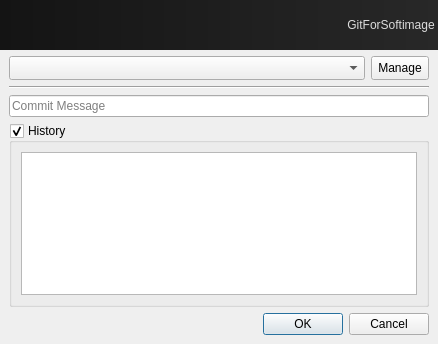
<?xml version="1.0" encoding="UTF-8"?>
<ui version="4.0">
 <class>Dialog</class>
 <widget class="QDialog" name="Dialog">
  <property name="geometry">
   <rect>
    <x>0</x>
    <y>0</y>
    <width>438</width>
    <height>344</height>
   </rect>
  </property>
  <property name="windowTitle">
   <string>GitForSoftimage</string>
  </property>
  <layout class="QVBoxLayout" name="verticalLayout">
   <property name="margin">
    <number>0</number>
   </property>
   <item>
    <widget class="QLabel" name="banner_label">
     <property name="sizePolicy">
      <sizepolicy hsizetype="Preferred" vsizetype="Minimum">
       <horstretch>0</horstretch>
       <verstretch>0</verstretch>
      </sizepolicy>
     </property>
     <property name="minimumSize">
      <size>
       <width>0</width>
       <height>50</height>
      </size>
     </property>
     <property name="maximumSize">
      <size>
       <width>16777215</width>
       <height>50</height>
      </size>
     </property>
     <property name="styleSheet">
      <string notr="true">font: 75 bold italic 18pt &quot;Trebuchet MS&quot;;
color: rgb(220, 220, 220);
background-color: qlineargradient(spread:pad, x1:0, y1:0, x2:1, y2:0, stop:0 rgba(20, 20, 20, 255), stop:1 rgba(40, 40, 40, 255));</string>
     </property>
     <property name="text">
      <string>GitForSoftimage </string>
     </property>
     <property name="alignment">
      <set>Qt::AlignRight|Qt::AlignTrailing|Qt::AlignVCenter</set>
     </property>
    </widget>
   </item>
   <item>
    <layout class="QVBoxLayout" name="contents_layout">
     <property name="leftMargin">
      <number>9</number>
     </property>
     <property name="rightMargin">
      <number>9</number>
     </property>
     <property name="bottomMargin">
      <number>9</number>
     </property>
     <item>
      <layout class="QHBoxLayout" name="branch_layout">
       <item>
        <widget class="QComboBox" name="branch_comboBox">
         <property name="minimumSize">
          <size>
           <width>0</width>
           <height>24</height>
          </size>
         </property>
        </widget>
       </item>
       <item>
        <widget class="QToolButton" name="branch_button">
         <property name="minimumSize">
          <size>
           <width>24</width>
           <height>24</height>
          </size>
         </property>
         <property name="text">
          <string>Manage</string>
         </property>
         <property name="toolButtonStyle">
          <enum>Qt::ToolButtonTextBesideIcon</enum>
         </property>
        </widget>
       </item>
      </layout>
     </item>
     <item>
      <widget class="Line" name="separator_line">
       <property name="orientation">
        <enum>Qt::Horizontal</enum>
       </property>
      </widget>
     </item>
     <item>
      <widget class="QLineEdit" name="message_lineEdit">
       <property name="text">
        <string/>
       </property>
       <property name="placeholderText">
        <string>Commit Message</string>
       </property>
      </widget>
     </item>
     <item>
      <widget class="QGroupBox" name="history_groupBox">
       <property name="title">
        <string>History</string>
       </property>
       <property name="flat">
        <bool>true</bool>
       </property>
       <property name="checkable">
        <bool>true</bool>
       </property>
       <layout class="QVBoxLayout" name="verticalLayout_2">
        <item>
         <widget class="QTableWidget" name="history_tableWidget">
          <property name="tabKeyNavigation">
           <bool>false</bool>
          </property>
          <property name="showDropIndicator" stdset="0">
           <bool>false</bool>
          </property>
          <property name="selectionMode">
           <enum>QAbstractItemView::SingleSelection</enum>
          </property>
          <property name="selectionBehavior">
           <enum>QAbstractItemView::SelectRows</enum>
          </property>
          <property name="showGrid">
           <bool>false</bool>
          </property>
          <property name="sortingEnabled">
           <bool>true</bool>
          </property>
          <property name="wordWrap">
           <bool>false</bool>
          </property>
          <property name="cornerButtonEnabled">
           <bool>false</bool>
          </property>
          <attribute name="horizontalHeaderHighlightSections">
           <bool>false</bool>
          </attribute>
          <attribute name="verticalHeaderVisible">
           <bool>false</bool>
          </attribute>
          <attribute name="verticalHeaderDefaultSectionSize">
           <number>20</number>
          </attribute>
          <attribute name="verticalHeaderHighlightSections">
           <bool>false</bool>
          </attribute>
         </widget>
        </item>
       </layout>
      </widget>
     </item>
     <item>
      <spacer name="verticalSpacer">
       <property name="orientation">
        <enum>Qt::Vertical</enum>
       </property>
       <property name="sizeHint" stdset="0">
        <size>
         <width>20</width>
         <height>40</height>
        </size>
       </property>
      </spacer>
     </item>
     <item>
      <widget class="QDialogButtonBox" name="ok_buttonBox">
       <property name="standardButtons">
        <set>QDialogButtonBox::Cancel|QDialogButtonBox::Ok</set>
       </property>
      </widget>
     </item>
    </layout>
   </item>
  </layout>
 </widget>
 <tabstops>
  <tabstop>branch_comboBox</tabstop>
  <tabstop>branch_button</tabstop>
  <tabstop>message_lineEdit</tabstop>
  <tabstop>history_groupBox</tabstop>
  <tabstop>history_tableWidget</tabstop>
  <tabstop>ok_buttonBox</tabstop>
 </tabstops>
 <resources/>
 <connections>
  <connection>
   <sender>ok_buttonBox</sender>
   <signal>rejected()</signal>
   <receiver>Dialog</receiver>
   <slot>reject()</slot>
   <hints>
    <hint type="sourcelabel">
     <x>396</x>
     <y>320</y>
    </hint>
    <hint type="destinationlabel">
     <x>461</x>
     <y>329</y>
    </hint>
   </hints>
  </connection>
  <connection>
   <sender>ok_buttonBox</sender>
   <signal>accepted()</signal>
   <receiver>Dialog</receiver>
   <slot>ok_clicked()</slot>
   <hints>
    <hint type="sourcelabel">
     <x>324</x>
     <y>318</y>
    </hint>
    <hint type="destinationlabel">
     <x>386</x>
     <y>340</y>
    </hint>
   </hints>
  </connection>
  <connection>
   <sender>history_tableWidget</sender>
   <signal>doubleClicked(QModelIndex)</signal>
   <receiver>Dialog</receiver>
   <slot>history_clicked()</slot>
   <hints>
    <hint type="sourcelabel">
     <x>217</x>
     <y>154</y>
    </hint>
    <hint type="destinationlabel">
     <x>440</x>
     <y>211</y>
    </hint>
   </hints>
  </connection>
  <connection>
   <sender>branch_comboBox</sender>
   <signal>currentIndexChanged(QString)</signal>
   <receiver>Dialog</receiver>
   <slot>branch_changed()</slot>
   <hints>
    <hint type="sourcelabel">
     <x>326</x>
     <y>96</y>
    </hint>
    <hint type="destinationlabel">
     <x>439</x>
     <y>87</y>
    </hint>
   </hints>
  </connection>
  <connection>
   <sender>branch_button</sender>
   <signal>clicked()</signal>
   <receiver>Dialog</receiver>
   <slot>branch_clicked()</slot>
   <hints>
    <hint type="sourcelabel">
     <x>406</x>
     <y>82</y>
    </hint>
    <hint type="destinationlabel">
     <x>442</x>
     <y>117</y>
    </hint>
   </hints>
  </connection>
  <connection>
   <sender>history_groupBox</sender>
   <signal>toggled(bool)</signal>
   <receiver>Dialog</receiver>
   <slot>history_toggled()</slot>
   <hints>
    <hint type="sourcelabel">
     <x>22</x>
     <y>109</y>
    </hint>
    <hint type="destinationlabel">
     <x>441</x>
     <y>161</y>
    </hint>
   </hints>
  </connection>
 </connections>
 <slots>
  <slot>ok_clicked()</slot>
  <slot>history_clicked()</slot>
  <slot>branch_changed()</slot>
  <slot>branch_clicked()</slot>
  <slot>history_toggled()</slot>
 </slots>
</ui>
